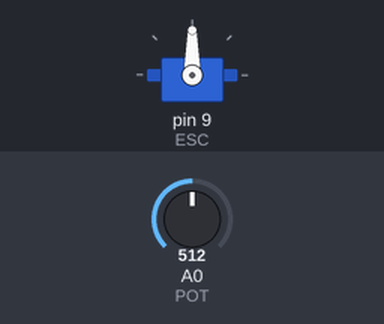
A sketch run on a simulated Arduino Uno, built with avr-gcc and run on an emulated ATmega328P. Shown: servo. The test bench sets the inputs (shaded band); at power-on: A0 (POT) = 512.

Above: at 1.2 s.
1.3 s: A0 (POT) set to 716
At 2.1 s:
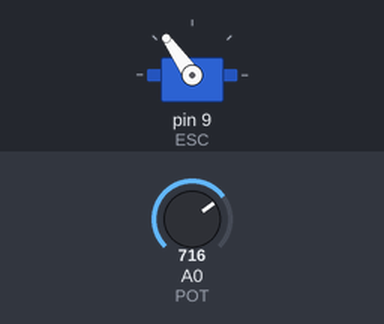
2.8 s: A0 (POT) set to 900
At 3.3 s:
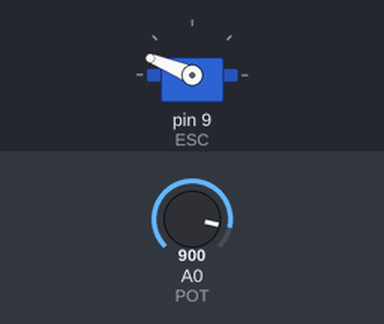
4.3 s: A0 (POT) set to 1023
At 5.5 s:
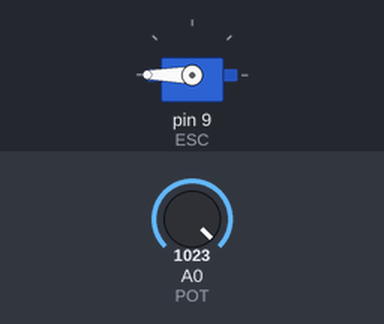
5.8 s: A0 (POT) set to 306
At 6.7 s:
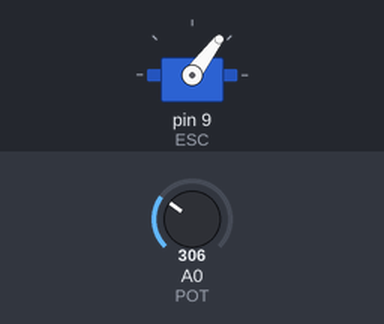
7.3 s: A0 (POT) set to 122
At 7.9 s:
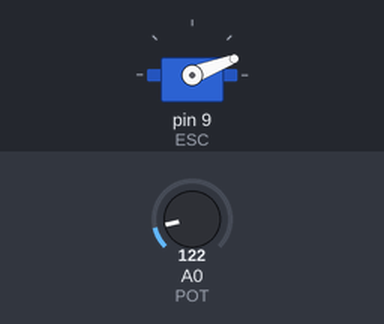
Timing chart, 0 to 9.8 s (numbered marks = the images above; inputs shaded):
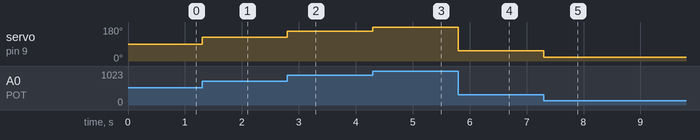

Measured:
- after the input at 1.3 s, servo on pin 9 (ESC): 90° → 125° at once
- after the input at 2.8 s, servo on pin 9 (ESC): 125° → 158° at once
- after the input at 4.3 s, servo on pin 9 (ESC): 158° → 180° at once
- after the input at 5.8 s, servo on pin 9 (ESC): 180° → 53° at once
- after the input at 7.3 s, servo on pin 9 (ESC): 53° → 21° at once

The sketch:

test1.ino
```cpp
#include <Servo.h> //Use the Servo librarey for generating PWM
Servo ESC; //name the servo object, here ESC

void setup()
{
ESC.attach(9); //Generate PWM in pin 9 of Arduino
}

void loop()
{
int throttle = analogRead(A0); //Read the voltage from POT
throttle = map(throttle, 0, 1023, 0, 180); //Map the values of 0-102 from pot to 0-180 bcs servo works only from 0-180
ESC.write(throttle); //based on the value of throttle generate PWM signal
}
```
